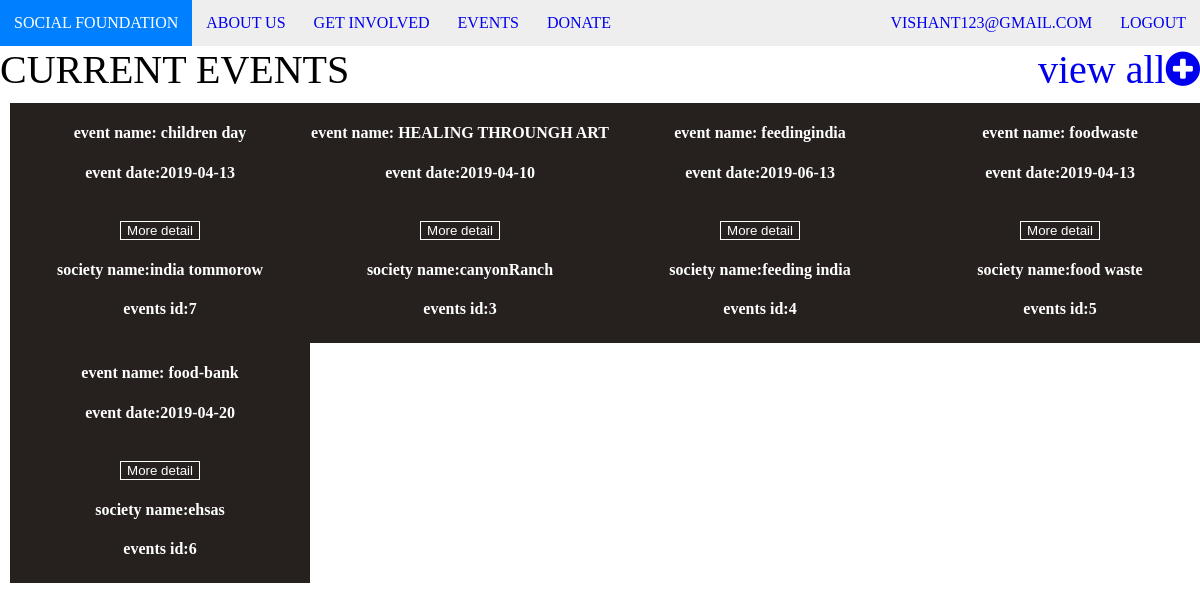
The app's page /events.php (signed in) with its own data.
### tables this page shows
CREATE TABLE IF NOT EXISTS `event` (
  `e_name` varchar(20) DEFAULT NULL,
  `e_date` date DEFAULT NULL,
  `link` varchar(100) DEFAULT NULL,
  `society_name` varchar(20) DEFAULT NULL,
  `e_id` int(11) NOT NULL AUTO_INCREMENT,
  PRIMARY KEY (`e_id`)
);

### events.php (the view, shortened to what this page needs)
 <!DOCTYPE html>
<html>
    <head>
        <link rel="stylesheet" type="text/css" href="style.css">
         <link rel="stylesheet" href="https://cdnjs.cloudflare.com/ajax/libs/font-awesome/4.7.0/css/font-awesome.min.css">
         </head>
    <body>
    <?php include 'header.php' ?>
<div style="font-size:40px;display:block;">CURRENT EVENTS
    <a href="events.php" style="float:right;">view all<i class="fa  fa-plus-circle"></i></a>
        </div>
        <div class="list_box" style="padding:10px;">
            <?php
            $query = "SELECT * FROM event";
           $result = mysqli_query($con, $query)or die($mysqli_error($con));
            while($row = mysqli_fetch_array($result)){  ?>
                <div  classs="box" style="magin:10px;width:25%; height:240px; background-color:#26211f;float:left; color:white;">
                    <center>
                        <h4><?php echo"event name: $row[0]";?></h4>
                        <h4>
                            <?php echo "event date:$row[1]";?>
                        </h4><br>
                        <button style="color:white;border:1px solid white;background-color:transparent;"magin:10px;>
                                <a href="<?php echo "$row[2]"; ?>" style="color:white;">More detail</a>
                        </button>
                        <h4>
                            <?php echo "society name:$row[3]";?>
                        </h4>
                        <h4>
                            <?php echo "events id:$row[4]";?>
                        </h4>
                    </center>
                </div>
            <?php }?>
           </div>
    </body>

### style.css (style rules this page uses)
body { margin:0px; }
.list_box { overflow:hidden; width:100%; }
a { text-decoration: none; }

### records on screen
event: e_name "children day", e_date "2019-04-13", society_name "india tommorow", e_id "7"
event: e_name "HEALING THROUNGH ART", e_date "2019-04-10", society_name "canyonRanch", e_id "3"
event: e_name "feedingindia", e_date "2019-06-13", society_name "feeding india", e_id "4"
event: e_name "foodwaste", e_date "2019-04-13", society_name "food waste", e_id "5"
event: e_name "food-bank", e_date "2019-04-20", society_name "ehsas", e_id "6"

### other values on screen
$_SESSION['email'] "VISHANT123@GMAIL.COM"
